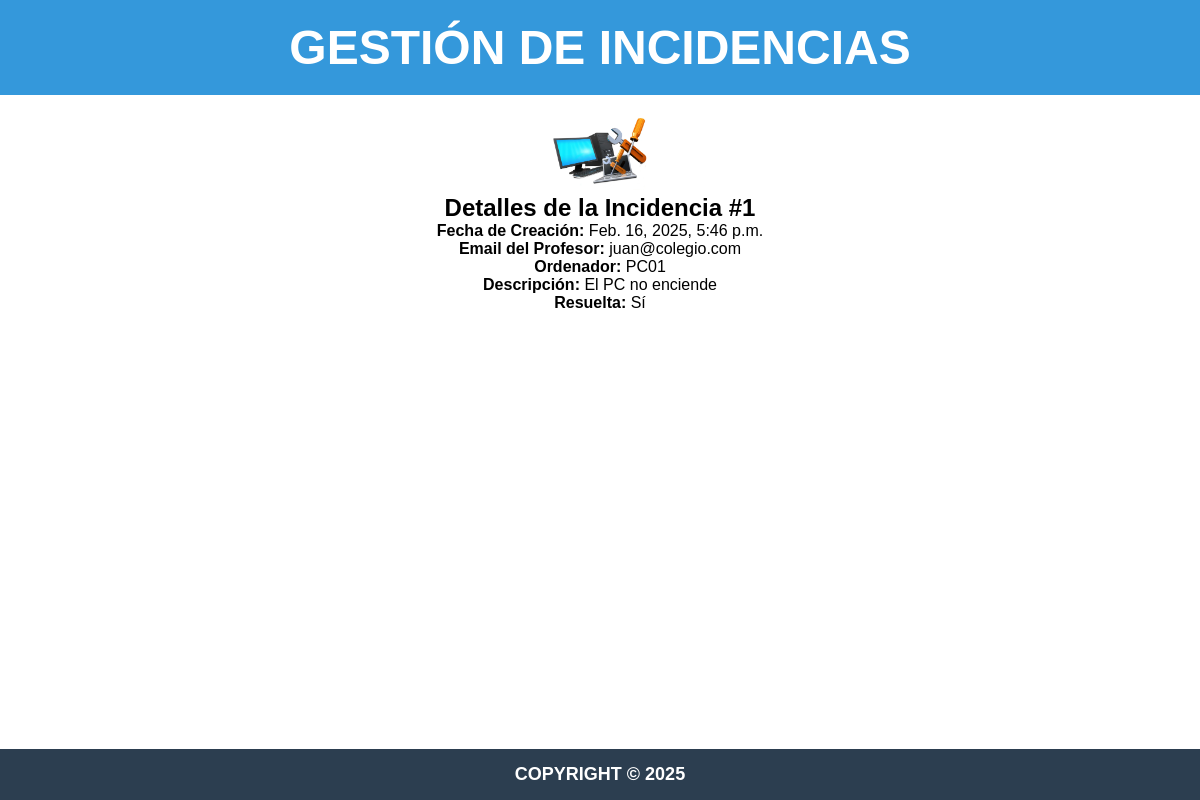
The app's page /detalles_incidencia/1/ with its own data.
### gestion_inc/models.py (models this page shows)
class Incidencia(models.Model):
    numero = models.AutoField(primary_key=True)
    fecha = models.DateTimeField(auto_now_add=True)
    laboratorio = models.ForeignKey(Laboratorio, on_delete=models.CASCADE)
    numero_ordenador = models.CharField(max_length = 10)
    descripcion = models.TextField()
    profesor = models.ForeignKey(Profesor, on_delete = models.CASCADE)
    resuelta = models.BooleanField(default=False)

class Profesor(models.Model):
    nombre_completo = models.CharField(max_length=50)
    email = models.EmailField(max_length=50, primary_key=True)
    password = models.CharField(max_length=50)
    laboratorio = models.ForeignKey(Laboratorio, on_delete=models.SET_NULL, null=True, blank=True)
    '''
        on_delete=models.SET_NULL	Si el laboratorio se borra, este campo se pone en NULL.
        null=True	Permite que el campo almacene valores NULL en la base de datos.
        blank=True	Permite que el campo se deje en blanco en formularios de Django.
    '''

### gestion_inc/views.py (the view)
# urls.py: path('detalles_incidencia/<int:numero>/', views.detalles_incidencia, name='detalles_incidencia'),
def detalles_incidencia(request, numero):
    incidencia = Incidencia.objects.get(numero=numero)
    return render(request, 'gestion_inc/detalles_incidencia.html', {'incidencia': incidencia})

### gestion_inc/templates/gestion_inc/detalles_incidencia.html
{% extends "gestion_inc/base.html" %}
{% block content %}
<div class="card p-4 shadow-lg">
    <h2 class="text-center">Detalles de la Incidencia #{{ incidencia.numero }}</h2>
    <p><strong>Fecha de Creación:</strong> {{ incidencia.fecha }}</p>
    <p><strong>Email del Profesor:</strong> {{ incidencia.profesor.email }}</p>
    <p><strong>Ordenador:</strong> {{ incidencia.numero_ordenador }}</p>
    <p><strong>Descripción:</strong> {{ incidencia.descripcion }}</p>
    <p><strong>Resuelta:</strong>
        {% if incidencia.resuelta %}
            <span class="badge badge-success">Sí</span>
        {% else %}
            <span class="badge badge-danger">No</span>
        {% endif %}
    </p>
</div>
{% endblock %}

### gestion_inc/static/css/styles.css (style rules this page uses)
* { margin: 0; padding: 0; box-sizing: border-box; }
body { font-family: Arial, sans-serif; display: flex; flex-direction: column; min-height: 100vh; }

### records on screen
Incidencia: numero "1", fecha "Feb. 16, 2025, 5:46 p.m.", profesor.email "juan@colegio.com", numero_ordenador "PC01", descripcion "El PC no enciende"
